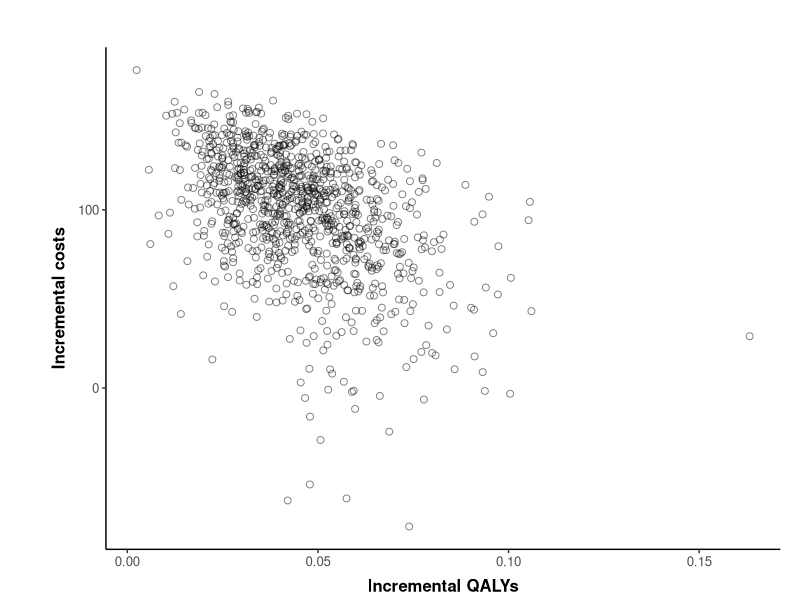
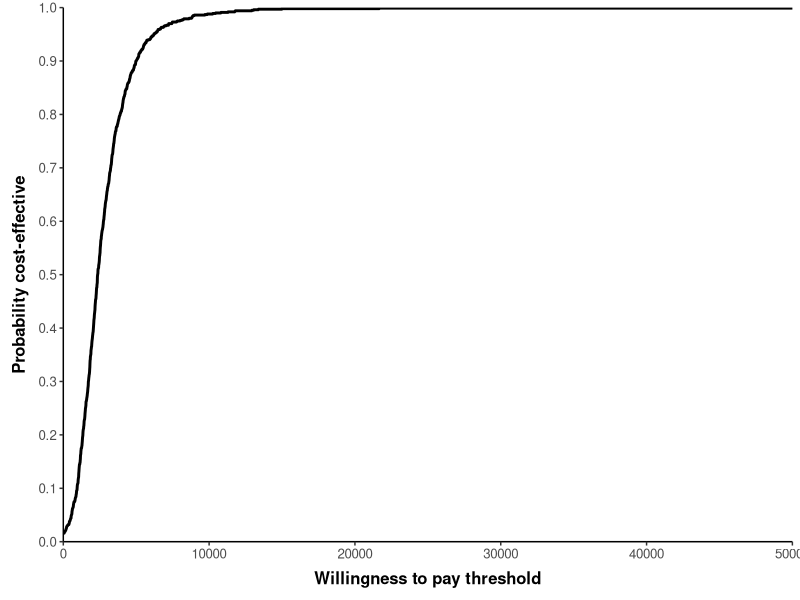
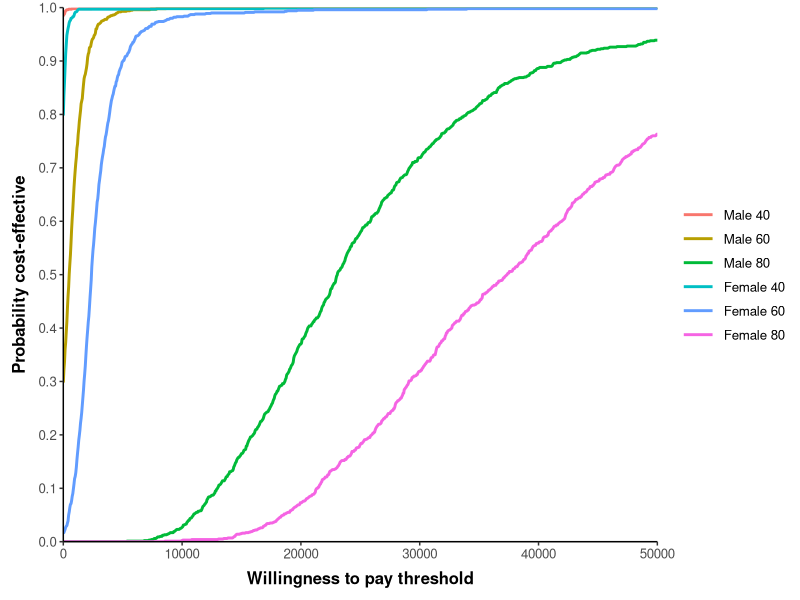

The R script that drew these images, in order:
############ THR model #########################

####!!! nb to check adding "check" column equivalent somewhere when come back to

##### (1) Set-up Model ######

### Set working directory as the folder this is stored in
require("rstudioapi")
setwd(dirname(getActiveDocumentContext()$path)) # Set working directory to source file

### libraries
if(!require(ggplot2)) install.packages('ggplot2')
library(ggplot2)
if(!require(reshape2)) install.packages('reshape2')
library(reshape2)

#  Reading the data needed from csv files
life.table <- read.csv("life-table.csv", header=TRUE) ## importing lifetable
colnames(life.table) <- c("Age","Index","Males","Female") ## making sure column names are correct
hazards <- read.csv("hazardfunction.csv", header=TRUE) ## importing the hazard inputs from the regression analysis
cov.55 <- read.csv("cov55.csv",row.names=1,header=TRUE) ## importing the covariance matrix

### Structural inputs
state.names <- c("PrimaryTHR","successP","RevisionTHR","successR","Death")
n.states <- length(state.names) # number of states in the model
seed <- c(1,0,0,0,0) #  Seed the starting states of the model
cycles <- 60 ## number of cycles running the model
cycle.v <- 1:cycles ## a vector of cycle numbers 1 - 60
cDR <- 0.06 ## set the discount rate for costs (6%)
oDR <- 0.015 ## set the discount rate for outcomes (15%)
discount.factor.c <- 1/(1+cDR)^cycle.v ## the discount factor matrix
discount.factor.o <- 1/(1+oDR)^cycle.v  ## discount factor matrix for utility 


##### (2) DETERMINISTIC PARAMETERS ######

# COSTS:
c.SP0 <- 394 ## Cost of standard prosthesis
c.NP1 <- 579 ## Cost of new prosthesis 1
c.primary <- 0  ## Cost of a primary THR procedure - set to 0 for this model 
c.success <- 0 ## Cost of success - set to 0 for this model


### (3) Define Hazard function ####

## Coefficients - on the log hazard scale
mn.lngamma <- hazards$coefficient[1] ## Ancilliary parameter in Weibull distribution - equivalent to lngamma coefficient
mn.cons <- hazards$coefficient[2] ##Constant in survival analysis for baseline hazard
mn.ageC <- hazards$coefficient[3] ## Age coefficient in survival analysis for baseline hazard
mn.maleC <- hazards$coefficient[4] ## Male coefficient in survival analysis for baseline hazard
mn.NP1 <- hazards$coefficient[5]
mn <- c(mn.lngamma, mn.cons,mn.ageC,mn.maleC,mn.NP1) ## vector of mean values from the regression analysis
cholm <- t(chol(t(cov.55))) ## lower triangle of the Cholesky decomposition


#### (4) Defining shape and scale parameters ####
mn.cRevision <- 5294 ## mean cost of revision surgery
se.cRevision <- 1487 ## standard error of cost of revision surgery
a.cRevision <- (mn.cRevision/se.cRevision)^2 ## alpha value for cost of revision surgery 
b.cRevision <- (se.cRevision^2)/mn.cRevision ## beta value for cost of revision surgery

###  Transition probabilities - alpha & beta values:
a.PTHR2dead <- 2 ## alpha value for operative mortality from primary surgery
b.PTHR2dead <- 100- a.PTHR2dead ## beta value for operative mortality from primary surgery
a.rrr <- 4   ## alpha value for re-revision risk
b.rrr <- 100-a.rrr  ## beta value for re-revision risk

##  UTILITIES:
# primary prosthesis
mn.uSuccessP <- 0.85 ## mean utility value for successful primary prosthesis
se.uSuccessP <- 0.03 ## standard errror utility value for successful primary prosthesis
ab.uSuccessP <- mn.uSuccessP*(1-mn.uSuccessP)/(se.uSuccessP^2)-1 ## estimating alpha plus beta (ab)
a.uSuccessP <- mn.uSuccessP*ab.uSuccessP ## estimating alpha (a)
b.uSuccessP <- a.uSuccessP*(1-mn.uSuccessP)/mn.uSuccessP ## estimating beta (b)
## revision surgery
mn.uSuccessR <- 0.75 ## mean utility value for having a successful Revision THR
se.uSuccessR <- 0.04 ## standard error utility value for having a successful Revision THR
ab.uSuccessR <- mn.uSuccessR*(1-mn.uSuccessR)/(se.uSuccessR^2)-1 ## alpha + beta (ab)
a.uSuccessR <- mn.uSuccessR*ab.uSuccessR ## alpha (a)
b.uSuccessR <- a.uSuccessR*(1-mn.uSuccessR)/mn.uSuccessR ## beta(b)
## during the revision period 
mn.uRevision <- 0.30 ## mean utility score during the revision period
se.uRevision <- 0.03 ## standard error utility score during the revision period
ab.uRevision <- mn.uRevision*(1-mn.uRevision)/(se.uRevision^2)-1 ## alpha + beta (ab)
a.uRevision  <- mn.uRevision*ab.uRevision ## alpha (a)
b.uRevision  <- a.uRevision*(1-mn.uRevision)/mn.uRevision ## beta(b)

#####**** (5) SAMPLE FUNCTION ******#####

sim.runs <- 1000 

psa.sampling <- function(age = 60, male = 0, sim.runs = 1000){
  #### FUNCTION: sample probablistic parameters according to age and sex
  #### INPUTS: age (numeric), male (0 for female, 1 for male), though 
  #### other variables which are defined above are called within the function
  ### e.g. cycles
  #### OUTPUTS: a list with data frames and vectors for probablistic parameters 
  
  ###  Transition probabilities
  tp.PTHR2dead <- rbeta(sim.runs, a.PTHR2dead, b.PTHR2dead) ## OMR following primary THR
  tp.RTHR2dead <- rbeta(sim.runs, a.PTHR2dead, b.PTHR2dead)  ## OMR following revision THR
  ## creating a data.frame of sampled transition probabilites
  omr.df <- data.frame(tp.PTHR2dead, tp.RTHR2dead) 
  tp.rrr.vec <-rbeta(sim.runs, a.rrr, b.rrr) ## Re-revision risk transitions vector
  ###  Costs
  c.revision.vec <- rgamma(sim.runs, shape=a.cRevision, scale=b.cRevision) ## Gamma distribution draw for cost of revision surgery
  ##  Utilities
  uSuccessP <- rbeta(sim.runs, a.uSuccessP, b.uSuccessP) 
  uSuccessR <- rbeta(sim.runs, a.uSuccessR, b.uSuccessR) 
  uRevision <- rbeta(sim.runs, a.uRevision, b.uRevision) 
  ## Make a data frame to pass into the function
  state.utilities.df <- data.frame(uprimary=rep(0, sim.runs), 
                                   uSuccessP, uRevision, uSuccessR,
                                   udeath=rep(0, sim.runs))
  
  ## (6) Hazard function sampling ####
  z <- matrix(rnorm(5*sim.runs, 0, 1), nrow = sim.runs, ncol = 5) ## 5 random draws, by sim.runs
  r.table <- matrix(0, nrow = sim.runs, ncol = 5)
  colnames(r.table) <- c("lngamma", "cons", "age", "male", "NP1")
  
  for(i in 1:sim.runs){
    Tz <- cholm %*% z[i,] 
    x <- mn + Tz 
    r.table[i,] <- x[,1]
  }
  
  r <- as.data.frame(r.table)
  gamma.vec <- exp(r$lngamma)
  lambda.vec <- exp(r$cons + age * r$age + male*r$male)
  RR.vec <- exp(r$NP1)
  survival.df <- data.frame(gamma.vec,lambda.vec)## creating a data.frame with the parameters
  
  #### (7) Life-table sampling #####
  
  # set life table values beased on age and sex (not probablistic but dependent on)
  # age and sex variables chosen
  current.age <- age + cycle.v ## a vector of cohort age throughout the model
  interval <- findInterval(current.age, life.table$Index)
  death.risk <- data.frame(age = current.age, males = life.table[interval,3], females = life.table[interval,4])
  col.key <- 3-male 
  mortality.vec <- death.risk[,col.key]
  
  ## combine outputs
  sample.output <- list(RR.vec = RR.vec,
                        omr.df = omr.df,
                        tp.rrr.vec = tp.rrr.vec,
                        survival.df = survival.df,
                        c.revision.vec = c.revision.vec,
                        state.utilities.df = state.utilities.df,
                        mortality.vec = mortality.vec)
  return(sample.output)
}

sample.output <- psa.sampling()

### (8) Defining outputs from sampling #####
RR.vec <- sample.output$RR.vec
omr.df <- sample.output$omr.df
tp.rrr.vec <- sample.output$tp.rrr.vec
survival.df <- sample.output$survival.df
c.revision.vec <- sample.output$c.revision.vec 
state.utilities.df <- sample.output$state.utilities.df 
mortality.vec <- sample.output$mortality.vec
## take a look at the above vectors and data.frames to see the samples produced
## these are defined out of the list here for use in the value of information analysis later on

####***** (9) THR MODEL FUNCTION ****#####
model.THR <- function(RR.NP1, ## from RR.vec
                      omr,  ## from omr.df
                      tp.rrr, ## from tp.rrr.vec
                      survival, ## from survival.df
                      c.revision, ## from c.revision.vec
                      state.util,## from state.utilities.df
                      mortality.vec) { ## background mortality based on life tables for age/sex combination
  ### FUNCTION: Run the THR model on the deterministic and probablistic parameters
  ## INPUTS: 3 data.frame rows (1 row from omr.df, survival.df & state.utilities.df) 
  ##        and 3 vector values (1 value from vectors; c.revision.vector, tp.rrr.vector, RR.vec)though 
  #### other variables which are defined above are called within the function
  ### e.g. cycles & age/sex are set in the psa.sampling function
  ## OUTPUTS: a labelled numeric output providing costs and qalys for SP0 and NP1, given the set of input parameters
  
  ## First, we need to unpack values from the data.frames provided to the function 
  # COSTS:
  state.costs<-c(c.primary, c.success, c.revision, c.success, 0) ## a vector with the costs for each state
  # UTILITIES:
  state.utilities <- unlist(state.util)
  # TRANSITIONS
  tp.PTHR2dead <- unlist(omr[1,1])
  tp.RTHR2dead <- unlist(omr[1,2])
  gamma <- unlist(survival[1,1])
  lambda <- unlist(survival[1,2])
  
  ### (10) Integrating revision and mortality risks #### 
  revision.risk.sp0 <- 1- exp(lambda * ((cycle.v-1) ^gamma-cycle.v ^gamma))
  revision.risk.np1 <- 1- exp(lambda * RR.NP1 * ((cycle.v-1) ^gamma-cycle.v ^gamma))
  # Transition arrays
  tm.SP0 <- array(data=0,dim=c(n.states, n.states, cycles),
                  dimnames= list(state.names, state.names, 1:cycles)) ## an empty array of dimenions (number of states, number of states, number of cycles)
  # Now using vectorisation to complete this 
  tm.SP0["PrimaryTHR","Death",] <- tp.PTHR2dead 
  tm.SP0["PrimaryTHR","successP",] <- 1 - tp.PTHR2dead 
  tm.SP0["successP","RevisionTHR",] <- revision.risk.sp0 
  tm.SP0["successP","Death",] <- mortality.vec
  tm.SP0["successP","successP",] <- 1 - revision.risk.sp0 - mortality.vec
  tm.SP0["RevisionTHR","Death",] <- tp.RTHR2dead + mortality.vec
  tm.SP0["RevisionTHR","successR",] <- 1 - tp.RTHR2dead - mortality.vec
  tm.SP0["successR","RevisionTHR",] <- tp.rrr
  tm.SP0["successR","Death",] <- mortality.vec
  tm.SP0["successR","successR",] <- 1 - tp.rrr - mortality.vec
  tm.SP0["Death","Death",] <- 1 
  #  Create a trace for the standard prosthesis arm
  trace.SP0 <- matrix(data=0, nrow=cycles, ncol=n.states)
  colnames(trace.SP0) <- state.names
  
  trace.SP0[1,] <- seed%*%tm.SP0[,,1]
  
  for (i in 2:cycles) trace.SP0[i,] <- trace.SP0[i-1,]%*%tm.SP0[,,i]
  #### (11)  NP1 ARM #####
  tm.NP1 <- array(data=0,dim=c(n.states, n.states, cycles),
                  dimnames= list(state.names, state.names, 1:cycles)) ## an empty array of dimenions (number of states, number of states, number of cycles)
  ## naming all dimensions
  ### create a loop that creates a time dependent transition matrix for each cycle
  tm.NP1["PrimaryTHR","Death",] <- tp.PTHR2dead ## Primary THR either enter the death state or.. or..
  tm.NP1["PrimaryTHR","successP",] <- 1 - tp.PTHR2dead ## they go into the success THR state 
  tm.NP1["successP","RevisionTHR",] <- revision.risk.np1 ## revision risk with NP1 treatment arm 
  tm.NP1["successP","Death",] <- mortality.vec
  tm.NP1["successP","successP",] <- 1 - revision.risk.np1 - mortality.vec
  tm.NP1["RevisionTHR","Death",] <- tp.RTHR2dead + mortality.vec
  tm.NP1["RevisionTHR","successR",] <- 1 - tp.RTHR2dead - mortality.vec
  tm.NP1["successR","RevisionTHR",] <- tp.rrr
  tm.NP1["successR","Death",] <- mortality.vec[i]
  tm.NP1["successR","successR",] <- 1 - tp.rrr - mortality.vec
  tm.NP1["Death","Death",] <- 1 
  
  #  Create a trace for the standard prosthesis arm
  trace.NP1 <- matrix(data=0,nrow=cycles,ncol=n.states)
  colnames(trace.NP1) <- state.names
  trace.NP1[1,] <- seed%*%tm.NP1[,,1]
  for (i in 2:cycles) trace.NP1[i,] <- trace.NP1[i-1,]%*%tm.NP1[,,i]
  
  #### (12) Analysis #####
  # COST #
  cost.SP0 <- trace.SP0%*%state.costs  
  disc.cost.SP0 <- (discount.factor.c%*%cost.SP0) + c.SP0   
  cost.NP1 <- trace.NP1%*%state.costs  
  disc.cost.NP1 <- (discount.factor.c%*%cost.NP1) + c.NP1 
  
  # QALYS #
  QALYs.SP0 <- trace.SP0%*%state.utilities ## utility per cycle
  disc.QALYs.SP0 <- colSums(discount.factor.o%*%QALYs.SP0) ## total discounted utility
  QALYs.NP1 <- trace.NP1%*%state.utilities ## utility per cycle
  disc.QALYs.NP1 <- colSums(discount.factor.o%*%QALYs.NP1) ## total discounted utility
  
  output <- c(cost.SP0 = disc.cost.SP0,
              qalys.SP0 = disc.QALYs.SP0,
              cost.NP1 = disc.cost.NP1,
              qalys.NP1 = disc.QALYs.NP1,
              inc.cost = disc.cost.NP1 - disc.cost.SP0,
              inc.qalys = disc.QALYs.NP1 - disc.QALYs.SP0)
  
  return(output)
  
}

#### (13) Running the simulations ########

## creating an empty data.frame for simulation results to fill:
simulation.results <- data.frame("cost.SP0" = rep(as.numeric(NA), sim.runs), ## use the rep() function to create sim.runs rows of values
                                 "qalys.SP0"= rep(as.numeric(NA),sim.runs),
                                 "cost.NP1" = rep(as.numeric(NA),sim.runs),
                                 "qalys.NP1" = rep(as.numeric(NA), sim.runs),
                                 "inc.cost" = rep(as.numeric(NA),sim.runs),
                                 "inc.qalys"=  rep(as.numeric(NA),sim.runs))


## running the simulations and filling the simulation.results data.frame:
for(i in 1:sim.runs){
  simulation.results[i,] <-model.THR(RR.vec[i], omr.df[i,],  
                                     tp.rrr.vec[i], survival.df[i,],
                                     c.revision.vec[i], 
                                     state.utilities.df[i,], mortality.vec) 
  
}


### (14) Estimating average net monetary benefit ####

p.CE<-function(WTP, simulation.results) {# Estimate the probability of cost-effectiveness for a given willingness-to-pay ceiling ratio
  ## a function that estimates the probability of the new intervention
  # being cost-effective 
  # INPUTS: WTP = willingness to pay value (numeric)
  #         simulation.results = a data.frame output of PSA simulations which includes
  #         columns names "inc.qalys" and "inc.cost"   
  # OUTPUTS: A numeric value specifying the probability of cost-effectiveness given the inputs
  nmb <- simulation.results[,"inc.qalys"]*WTP - simulation.results[,"inc.cost"] ## vector of NMB estimates for each simulation length 1:sim.runs
  CE <- nmb>0   ## vector of TRUE/FALSE for each simulation length 1:sim.runs
  probCE<- mean(CE) ## the mean value of TRUE (=1) and FALSE (=0)
  return(probCE)
}

# Generate CEAC table
WTP.values <- seq(from = 0, to = 50000, by = 10) ## use the seq() function to get a vector of specified numeric values
CEAC <- data.frame(WTP = WTP.values, 
                   pCE = rep(as.numeric(NA),length(WTP.values)))

for (i in 1:length(WTP.values)) {
  CEAC[i,"pCE"]<- p.CE(CEAC[i,"WTP"], simulation.results)
}

##### (15) Subgroup Analyses ######

# CREATE ARRAY TO STORE THE RESULTS OF THE MODEL IN EACH SUBGROUP
subgroups.names <- c("Male 40", "Male 60", "Male 80", "Female 40", "Female 60", "Female 80")
subgroups.n <- length(subgroups.names)
simulation.subgroups <- array(data = 0, dim = c(sim.runs, length(colnames(simulation.results)), subgroups.n),
                              dimnames = list(1:sim.runs, colnames(simulation.results),subgroups.names))

# Run model for each subgroup, inputting the age and sex into the function, and record results within the array
sample.sub <- list()
sample.sub[[1]]<- psa.sampling(age = 40, male = 1)
sample.sub[[2]]<- psa.sampling(age = 60, male = 1)
sample.sub[[3]]<- psa.sampling(age = 80, male = 1)
sample.sub[[4]]<- psa.sampling(age = 40, male = 0)
sample.sub[[5]]<- psa.sampling(age = 60, male = 0)
sample.sub[[6]]<- psa.sampling(age = 80, male = 0)

for(i in 1:sim.runs){ 
  for(j in 1:6){ ## column = each subgroup
    simulation.subgroups[i,,j] <- model.THR(sample.sub[[j]]$RR.vec[i], sample.sub[[j]]$omr.df[i,],  sample.sub[[j]]$tp.rrr.vec[i], 
                                            sample.sub[[j]]$survival.df[i,],sample.sub[[j]]$c.revision.vec[i], 
                                            sample.sub[[j]]$state.utilities.df[i,], mortality.vec = sample.sub[[j]]$mortality.vec)
  }
}

# Create a CEAC table with lambda value sequence
WTP.values <- seq(from = 0, to = 50000, by = 50)
CEAC.subgroups <- matrix(data= as.numeric(NA), nrow=length(WTP.values), ncol=subgroups.n + 1)
CEAC.subgroups <- as.data.frame(CEAC.subgroups)
colnames(CEAC.subgroups) <- c("WTP", subgroups.names)
# Estimate probability cost-effective for all subgroups
for (i in 1:length(WTP.values)) {
  CEAC.subgroups[i,1]<-WTP.values[i]
  CEAC.subgroups[i,2]<-p.CE(WTP.values[i], simulation.subgroups[,,1])
  CEAC.subgroups[i,3]<-p.CE(WTP.values[i], simulation.subgroups[,,2])
  CEAC.subgroups[i,4]<-p.CE(WTP.values[i], simulation.subgroups[,,3])
  CEAC.subgroups[i,5]<-p.CE(WTP.values[i], simulation.subgroups[,,4])
  CEAC.subgroups[i,6]<-p.CE(WTP.values[i], simulation.subgroups[,,5])
  CEAC.subgroups[i,7]<-p.CE(WTP.values[i], simulation.subgroups[,,6])
}


######***PLOTS****#####################

#### (16) COST-EFFECTIVENESS PLANE #####
## Plotting:
xlabel = "Incremental QALYs"
ylabel = "Incremental costs"
ggplot(simulation.results) + 
  geom_point(shape = 21, size = 2, colour = "black", fill = NA, alpha = 0.5, aes(x=inc.qalys, y=inc.cost)) + 
  labs(x = xlabel, text = element_text(size=10)) + labs (y = ylabel, text = element_text(size=10)) + theme_classic() +
  theme(legend.title = element_blank(), axis.title=element_text(face="bold"), 
        axis.title.x = element_text(margin = margin(t = 7, r = 0, b = 3, l = 0)), 
        axis.title.y = element_text(margin = margin(t = 0, r = 7, b = 0, l = 3)), 
        panel.grid.major = element_blank(), panel.grid.minor = element_blank(), 
        legend.key.width=unit(1.8,"line"), text = element_text(size=12),
        plot.margin=unit(c(1.2,0.5,0,1.2),"cm"))


## plotting:
xlabel = "Willingness to pay threshold"
ylabel = "Probability cost-effective"
ggplot(CEAC) + geom_line(aes(x=WTP, y=pCE), size=1) + 
  labs(x = xlabel, text = element_text(size=10)) + labs(y = ylabel, text = element_text(size=10)) + theme_classic() +
  theme(legend.title = element_blank(), axis.title=element_text(face="bold"), 
        axis.title.x = element_text(margin = margin(t = 7, r = 0, b = 3, l = 0)), 
        axis.title.y = element_text(margin = margin(t = 0, r = 7, b = 0, l = 3)), 
        panel.grid.major = element_blank(), panel.grid.minor = element_blank(), 
        legend.key.width=unit(1.8,"line"), text = element_text(size=12)) + 
  scale_x_continuous(expand = c(0, 0.1)) + 
  scale_y_continuous(limits = c(0,1), breaks=seq(0,1,0.1), expand = c(0, 0))

### (17) COST-EFFECTIVENESS ACCEPTABILITY CURVES ####
## To plot the CEAC for subgroups We need to reshape the data from wide to long to use in ggplot 
CEAC.subgroups.long <- melt(CEAC.subgroups, id.vars = c("WTP"))
colnames(CEAC.subgroups.long) <- c("WTP", "group", "pCE")
## plotting:
xlabel = "Willingness to pay threshold"
ylabel = "Probability cost-effective"
ggplot(CEAC.subgroups.long) + geom_line(aes(x=WTP, y=pCE, color=group), size=1) + 
  labs(x = xlabel, text = element_text(size=10)) + labs(y = ylabel, text = element_text(size=10)) + theme_classic() +
  theme(legend.title = element_blank(), axis.title=element_text(face="bold"), 
        axis.title.x = element_text(margin = margin(t = 7, r = 0, b = 3, l = 0)), 
        axis.title.y = element_text(margin = margin(t = 0, r = 7, b = 0, l = 3)), 
        panel.grid.major = element_blank(), panel.grid.minor = element_blank(), 
        legend.key.width=unit(1.8,"line"), text = element_text(size=12)) + 
  scale_x_continuous(expand = c(0, 0.1)) + 
  scale_y_continuous(limits = c(0,1), breaks=seq(0,1,0.1), expand = c(0, 0))
